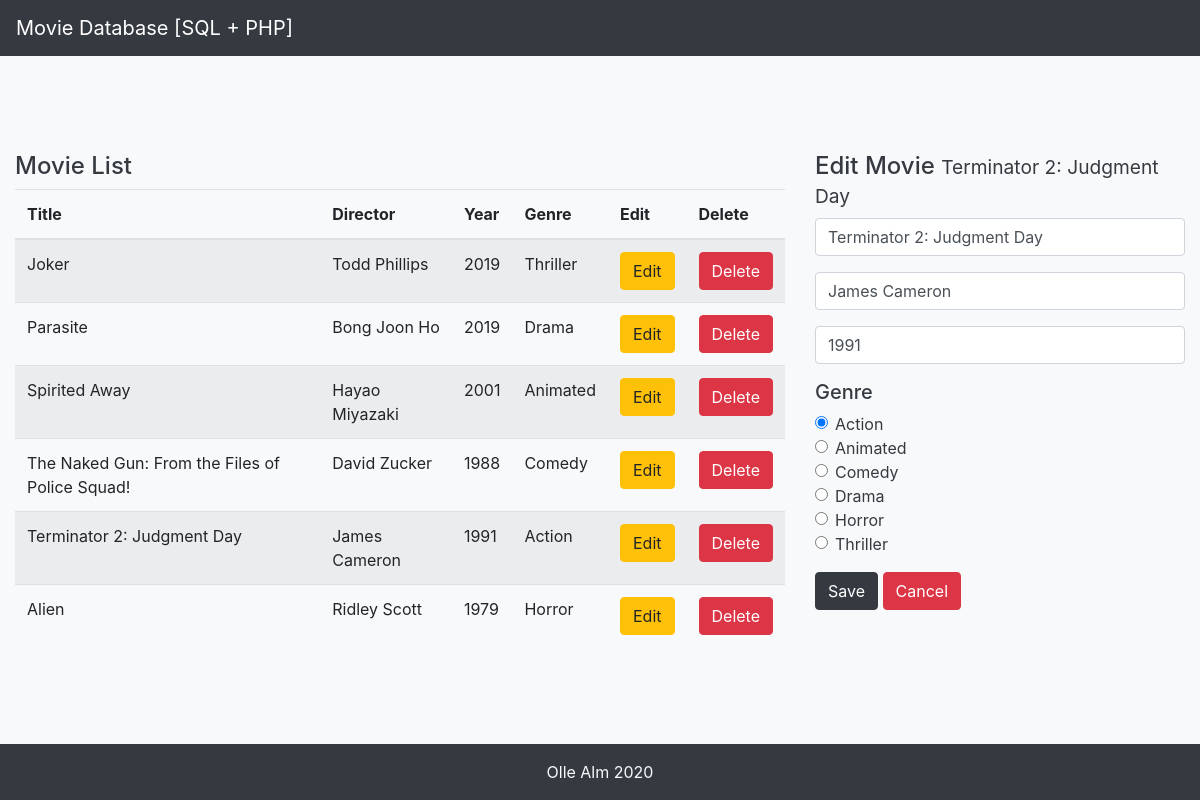
The page /?id=28 on the database its author committed.
### tables this page shows
CREATE TABLE `movies` (
  `id` int(11) UNSIGNED NOT NULL,
  `title` varchar(64) NOT NULL,
  `director` varchar(64) NOT NULL,
  `year` int(4) NOT NULL,
  `genre_id` int(11) UNSIGNED NOT NULL
);

CREATE TABLE `genres` (
  `genre_id` int(11) UNSIGNED NOT NULL,
  `genre` varchar(32) NOT NULL
);

### index.php (the view, shortened to what this page needs)
<?php
  require "header.php";
  require_once "dbinfo.php";
?>
<div class="row">
  <section class="pt-5 col-md-8">
    <h4>Movie List</h4>
    <table class="table table-striped">
      <thead>
        <tr>
          <th>Title</th>
          <th>Director</th>
          <th>Year</th>
          <th>Genre</th>
          <th>Edit</th>
          <th>Delete</th>
        </tr>
      </thead>
      <tbody>
        <?php
          $sql = "SELECT * FROM movies JOIN genres ON movies.genre_id = genres.genre_id ORDER BY id DESC;";
          $result = mysqli_query($mysqli, $sql);
          $resultCheck = mysqli_num_rows($result);
          if ($resultCheck > 0) {
            while ($row = mysqli_fetch_assoc($result)) {
              echo <<<TABLE
                <tr>
                  <td>{$row["title"]}</td>
                  <td>{$row["director"]}</td>
                  <td>{$row["year"]}</td>
                  <td>{$row["genre"]}</td>
                  <td><a class="btn btn-warning" href="?id={$row["id"]}">Edit</a></td>
                  <td><button class="btn btn-danger" form="delete" type="submit" name="delete" value="{$row["id"]}">Delete</button></td>
                </tr>
              TABLE;
            }
          } else {
            echo <<<TABLE
              <tr>
                <td colspan="6">No movies</td>
              </tr>
            TABLE;
          }
        ?>
      </tbody>
    </table>
  </section>
  <section class=" pt-5 col-md-4">
    <?php
      if (isset($_GET['id'])) {
          $id = filter_input(INPUT_GET, 'id', FILTER_SANITIZE_NUMBER_INT);
          $sql = "SELECT * FROM movies WHERE id = ?;";
          if (!$stmt = $mysqli->prepare($sql)) {
            echo "Failed Prepare: (" . $mysqli->errno . ") " . $mysqli->error;
          } else {
            $stmt->bind_param("i", $id);
            $stmt->execute();
            $result = $stmt->get_result();
            if (($movie = $result->fetch_assoc()) != 0) {
              require "edit-form.php";
            } else {
              require "add-form.php";
            }
        }
      } else {
        require "add-form.php";
      }
    ?>
  </section>
</div>
<?php
  require "footer.php"
?>

### edit-form.php (shortened to what this page needs)
<h4>Edit Movie
  <small>
    <? echo $movie["title"] ?>
  </small>
</h4>
<div class="form-container mb-3">
  <form name="edit-movie" action="add-movie.php" method="POST">
    <div class="form-group">
      <input class="form-control" type="text" name="move-title" id="title-id" placeholder="Title"
        value="<?php echo $movie["title"]; ?>">
    </div>
    <div class="form-group">
      <input class="form-control" type="text" name="director" id="director-id" placeholder="Director"
        value="<?php echo $movie["director"]; ?>">
    </div>
    <div class="form-group">
      <input class="form-control" type="number" name="release-year" id="year-id" placeholder="Year"
        value="<?php echo $movie["year"]; ?>">
    </div>
    <h5>Genre</h5>
    <div class="form-group">
      <div class="form-check">
        <input class="form-check-input" type="radio" name="genre" id="action" value="1"
          <?php if($movie["genre_id"] == 1) echo "checked";?>>
        <label class="form-check-label" for="action">
          Action
        </label>
      </div>
      <div class="form-check">
        <input class="form-check-input" type="radio" name="genre" id="animated" value="2"
          <?php if($movie["genre_id"] == 2) echo "checked";?>>
        <label class="form-check-label" for="animated">
          Animated
        </label>
      </div>
      <div class="form-check">
        <input class="form-check-input" type="radio" name="genre" id="comedy" value="3"
          <?php if($movie["genre_id"] == 3) echo "checked";?>>
        <label class="form-check-label" for="comedy">
          Comedy
        </label>
      </div>
      <div class="form-check">
        <input class="form-check-input" type="radio" name="genre" id="drama" value="4"
          <?php if($movie["genre_id"] == 4) echo "checked";?>>
        <label class="form-check-label" for="drama">
          Drama
        </label>
      </div>
      <div class="form-check">
        <input class="form-check-input" type="radio" name="genre" id="horror" value="5"
          <?php if($movie["genre_id"] == 5) echo "checked";?>>
        <label class="form-check-label" for="horror">
          Horror
        </label>
      </div>
      <div class="form-check">
        <input class="form-check-input" type="radio" name="genre" id="thriller" value="6"
          <?php if($movie["genre_id"] == 6) echo "checked";?>>
        <label class="form-check-label" for="thriller">
          Thriller
        </label>
      </div>
    </div>
    <button class="btn btn-dark" type="submit" name="save-movie">Save</button>
    <a class="btn btn-danger" href="index.php">Cancel</a>
  </form>
</div>

### rows shown on the page
movies: title "Joker", director "Todd Phillips", year "2019", genre.genre "Thriller", $row["id"] 32 (drawn)
movies: title "Parasite", director "Bong Joon Ho", year "2019", genre.genre "Drama", $row["id"] 31 (drawn)
movies: title "Spirited Away", director "Hayao Miyazaki", year "2001", genre.genre "Animated", $row["id"] 30 (drawn)
movies: title "The Naked Gun: From the Files of Police Squad!", director "David Zucker", year "1988", genre.genre "Comedy", $row["id"] 29 (drawn)
movies: title "Terminator 2: Judgment Day", director "James Cameron", year "1991", genre.genre "Action", $row["id"] 28 (drawn), move-title "Terminator 2: Judgment Day", release-year "1991", genre_id "☑ Action", genre_id "☐ Animated", genre_id "☐ Comedy", genre_id "☐ Drama", genre_id "☐ Horror", genre_id "☐ Thriller"
movies: title "Alien", director "Ridley Scott", year "1979", genre.genre "Horror", $row["id"] 27 (drawn)
